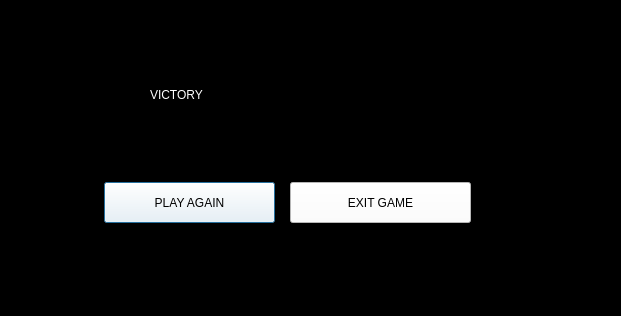
<?xml version="1.0" encoding="UTF-8"?>
<ui version="4.0">
 <class>VictoryScreen</class>
 <widget class="QDialog" name="VictoryScreen">
  <property name="geometry">
   <rect>
    <x>0</x>
    <y>0</y>
    <width>621</width>
    <height>316</height>
   </rect>
  </property>
  <property name="windowTitle">
   <string>Dialog</string>
  </property>
  <property name="styleSheet">
   <string notr="true">background-color: rgb(0, 0, 0);</string>
  </property>
  <widget class="QPushButton" name="pushButton">
   <property name="geometry">
    <rect>
     <x>104</x>
     <y>182</y>
     <width>171</width>
     <height>41</height>
    </rect>
   </property>
   <property name="styleSheet">
    <string notr="true">font: 75 12pt &quot;System&quot;;
background-color: rgb(255, 255, 255);</string>
   </property>
   <property name="text">
    <string>PLAY AGAIN</string>
   </property>
  </widget>
  <widget class="QLabel" name="label">
   <property name="geometry">
    <rect>
     <x>150</x>
     <y>50</y>
     <width>281</width>
     <height>91</height>
    </rect>
   </property>
   <property name="styleSheet">
    <string notr="true">font: 48pt &quot;OCR A Extended&quot;;</string>
   </property>
   <property name="text">
    <string>&lt;html&gt;&lt;head/&gt;&lt;body&gt;&lt;p&gt;&lt;span style=&quot; color:#ffffff;&quot;&gt;VICTORY&lt;/span&gt;&lt;/p&gt;&lt;/body&gt;&lt;/html&gt;</string>
   </property>
  </widget>
  <widget class="QPushButton" name="pushButton_2">
   <property name="geometry">
    <rect>
     <x>290</x>
     <y>182</y>
     <width>181</width>
     <height>41</height>
    </rect>
   </property>
   <property name="styleSheet">
    <string notr="true">font: 75 12pt &quot;System&quot;;
background-color: rgb(255, 255, 255);</string>
   </property>
   <property name="text">
    <string>EXIT GAME</string>
   </property>
  </widget>
 </widget>
 <resources/>
 <connections/>
</ui>
